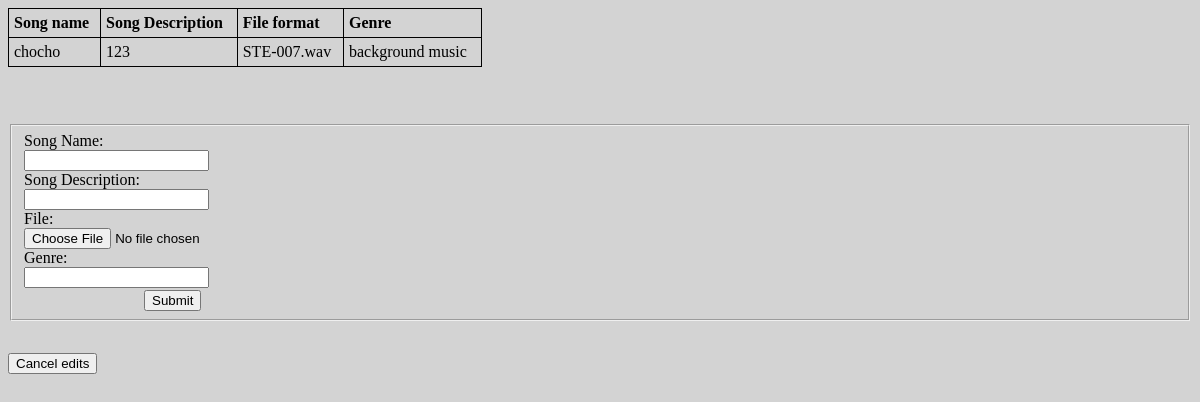
The app's page /admindoEdits.php?songID=39 with its own data.
### tables this page shows
CREATE TABLE `song` (
  `song_id` int(11) NOT NULL,
  `song_name` varchar(255) NOT NULL,
  `song_descrip` varchar(255) DEFAULT NULL,
  `file_format` varchar(255) NOT NULL,
  `genre` varchar(255) DEFAULT NULL
);

### admindoEdits.php (the view, shortened to what this page needs)
<?php
	include_once("./connect.php");
?>
<!DOCTYPE html>
<html>
	<head>
	<link rel="stylesheet" href="styles.css">
	</head>
<body>
<?php
displaySong($db);
function displaySong($db)
{
	$display = "SELECT `song_name`, `song_descrip`, `file_format`, `genre` FROM `song` WHERE `song_id`='".$_GET['songID']."'";
	$result = mysqli_query($db, $display);
	while($row2 = mysqli_fetch_assoc($result))
	{
		echo "<table border='1'style='width:40%'>";
		echo "<tr>";
		echo "<th>Song name</th>";
		echo "<th>Song Description</th>";
		echo "<th>File format</th>";
		echo "<th>Genre</th>";
		echo "</tr>";
		echo "<tr>";
		echo "<td>".$row2["song_name"]. "</td>";
		echo "<td>".$row2["song_descrip"]. "</td>";
		echo "<td>".$row2["file_format"]. "</td>";
		echo "<td>".$row2["genre"]. "</td>";
		echo "</tr>";
		echo "</table>";
		echo "<br>";
		echo "<br>";
	}
}
?>
<form action="admineditSong.php">
	<input type="submit" value="Cancel edits" style="position:relative;left:0px;top:250px;">
</form>
<form action="" method="post" enctype="multipart/form-data">
	<fieldset>
		Song Name:<br>
		<input type="text" name="song"><br>
		Song Description:<br>
		<input type="text" name="description"><br>
		File:<br>
		<input type="file" name="musicfile"><br>
		Genre:<br>
		<input type="text" name="genre"><br>
		<input type="submit" value="Submit" style="position:relative;left:120px;top:2px;">
	</fieldset>
</form>
</body>
</html>

### styles.css (style rules this page uses)
body { background-color: lightgrey; }
table, th, td { border: 1px solid black; border-collapse: collapse; }
th, td { padding: 5px; text-align: left; }

### admindoEdits.php (style rules this page uses)
table, th, td { border: 1px solid black; border-collapse: collapse; }
th, td { padding: 5px; text-align: left; }

### records on screen
song: song_name "chocho", song_descrip "123", file_format "STE-007.wav", genre "background music"
